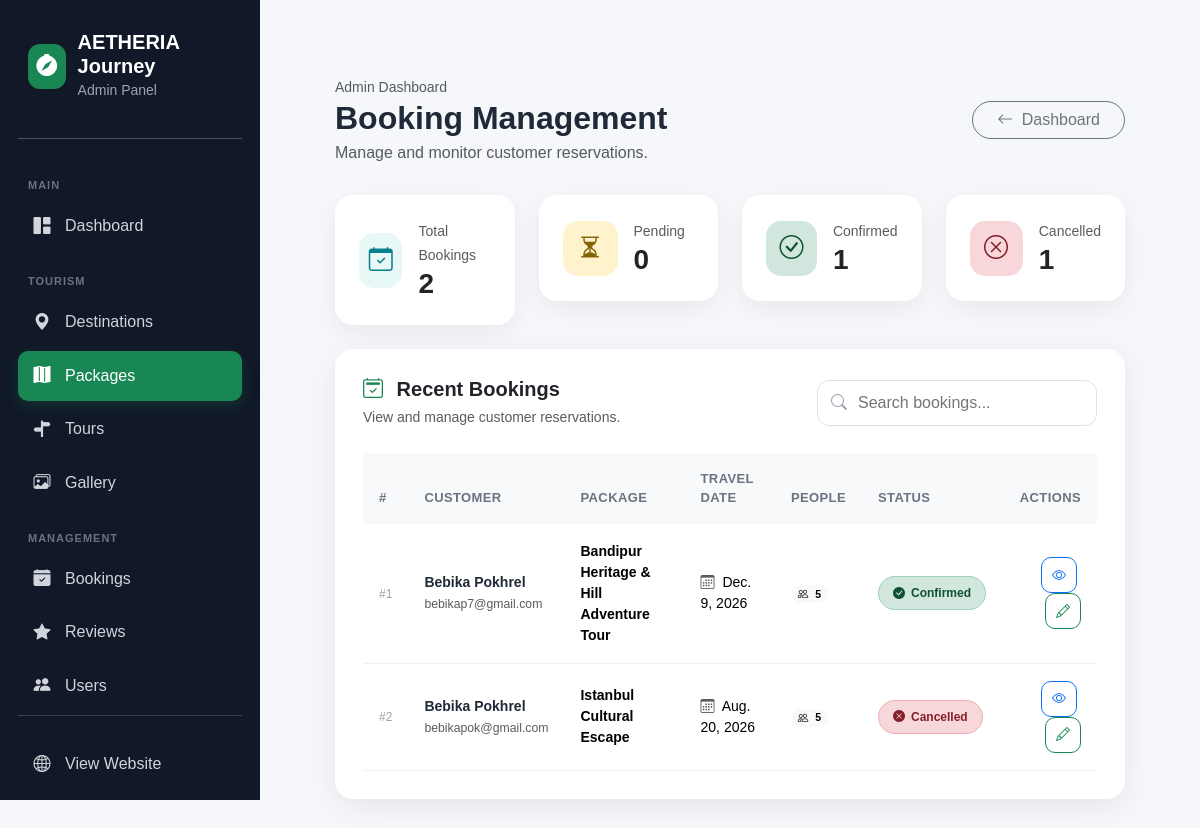
/adminpage/bookings/ (signed in), run on an earlier commit of the app's database.
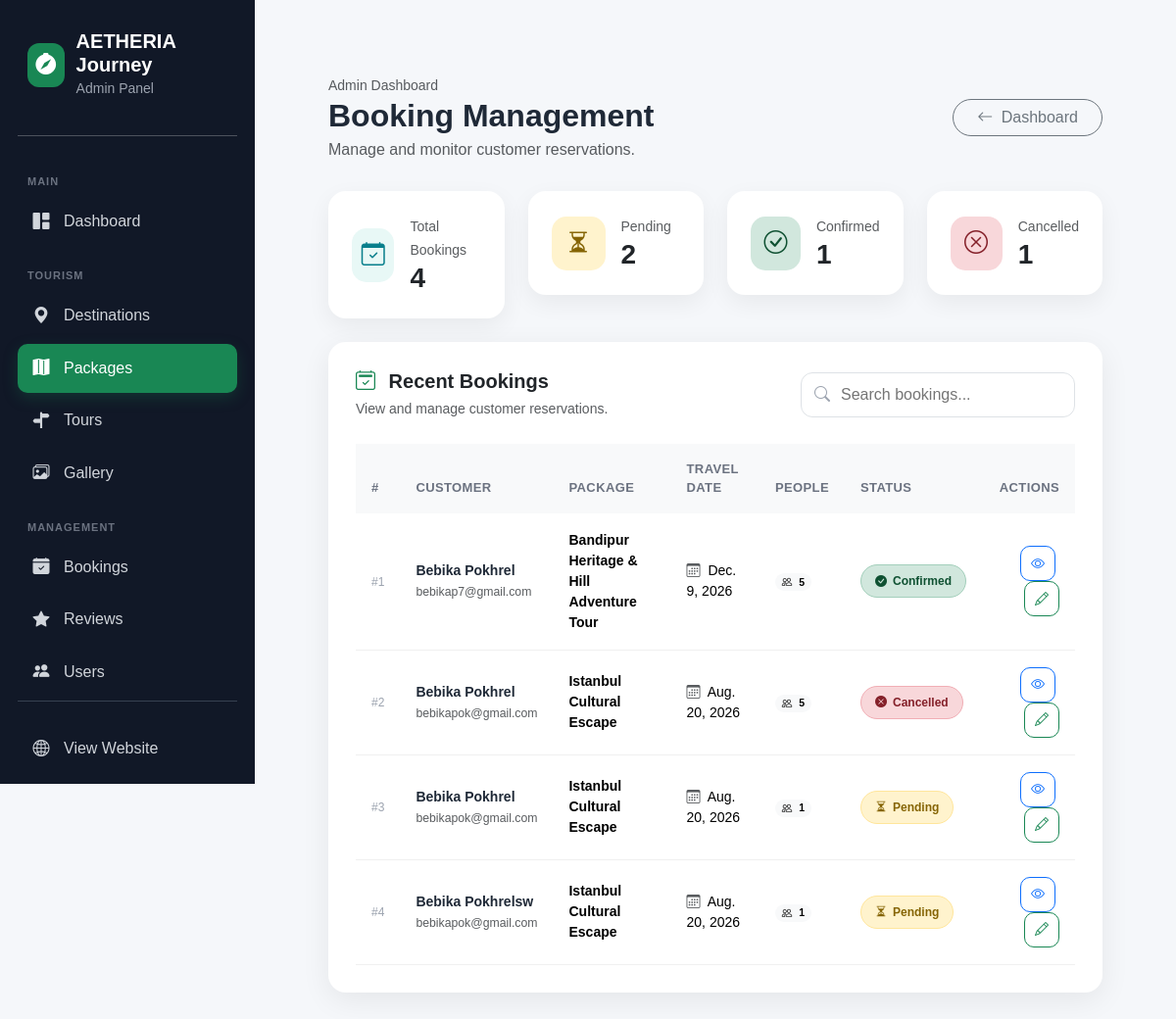
And on a later commit of the database.
### adminpage/models.py (models this page shows, shortened)
class Booking(models.Model):
    package = models.ForeignKey(
        Package,
        on_delete=models.CASCADE
    )
    full_name = models.CharField(
        max_length=150
    )
    email = models.EmailField()
    phone = models.CharField(
        max_length=30
    )
    number_of_people = models.PositiveIntegerField()
    travel_date = models.DateField()
    special_requests = models.TextField(
        blank=True,
        null=True
    )
    booked_at = models.DateTimeField(
        auto_now_add=True,
        blank=True,
        null=True
    )
    price = models.DecimalField(
        max_digits=10,
        decimal_places=2,
        blank=True,
        null=True
    )
    status = models.CharField(
        max_length=20,blank=True, null=True, default="pending"
    )

class Package(models.Model):
    title = models.CharField(max_length=230)
    destination= models.ForeignKey(Destination,on_delete=models.CASCADE)
    duration = models.CharField(max_length=30)
    difficulty = models.CharField(max_length=30)
    price = models.IntegerField()
    max_people = models.IntegerField()
    itinerary = CKEditor5Field("Itinerary", config_name="default", blank=True, null=True)
    includes = CKEditor5Field("Includes", config_name="default")
    excludes = CKEditor5Field("Excludes", config_name="default")
    featured_image = models.FileField(upload_to="packages/")
    def __str__(self):
       return self.title

### adminpage/views.py (the view)
# urls.py: path('bookings/', bookings, name='bookings'),
@staff_member_required(login_url="/adminpage/login/")
def bookings(request):
    bookings = Booking.objects.all()
    cancelled_count = Booking.objects.filter(
    status__iexact="Cancelled"
).count()
    pending_count = Booking.objects.filter(
    status__iexact="Pending"
).count()
    confirmed_count = Booking.objects.filter(
    status__iexact="Confirmed"
).count()
    context = {
        "bookings": bookings,
        "cancelled_count": cancelled_count,
        "pending_count": pending_count,
        "confirmed_count": confirmed_count
    }
    return render(
        request,
        "adminpage/booking.html",
        context
    )

### adminpage/templates/adminpage/booking.html (shortened to what the changed rows need)
{% extends "adminpage/base.html" %}
{% block content %}
<div class="main-content">
    <div class="page-header">
        <div class="d-flex justify-content-between align-items-center">
            <div>
                <h2 class="mb-1">
                    Booking Management
                </h2>
            </div>
        </div>
    </div>
    <div class="row g-4 mb-4">
        <div class="col-md-6 col-xl-3">
            <div class="card stat-card p-4">
                <div class="d-flex align-items-center">
                    <div>
                        <small class="text-muted">
                            Total Bookings
                        </small>
                        <h3 class="fw-bold mb-0">
                            {{ bookings|length }}
                        </h3>
                    </div>
                </div>
            </div>
        </div>
        <div class="col-md-6 col-xl-3">
            <div class="card stat-card p-4">
                <div class="d-flex align-items-center">
                    <div>
                        <small class="text-muted">
                            Pending
                        </small>
                        <h3 class="fw-bold mb-0">
                            {{ pending_count }}
                        </h3>
                    </div>
                </div>
            </div>
        </div>
    </div>
    <div class="card booking-card">
        <div class="card-body">
            <div class="table-responsive">
                <table class="table" id="bookingTable">
                    <thead>
                        <tr>
                            <th>
                                #
                            </th>
                            <th>
                                Customer
                            </th>
                            <th>
                                Package
                            </th>
                            <th>
                                Travel Date
                            </th>
                            <th>
                                People
                            </th>
                            <th>
                                Status
                            </th>
                            <th class="text-end">
                                Actions
                            </th>
                        </tr>
                    </thead>
                    <tbody>
                        {% for booking in bookings %}
                        <tr>
                            <td>
                                <span class="booking-id">
                                    #{{ booking.id }}
                                </span>
                            </td>
                            <td>
                                <div class="customer-name">
                                    {{ booking.full_name }}
                                </div>
                                {% if booking.email %}
                                <small class="text-muted">
                                    {{ booking.email }}
                                </small>
                                {% endif %}
                            </td>
                            <td>
                                <span class="fw-semibold">
                                    {{ booking.package }}
                                </span>
                            </td>
                            <td>
                                {% if booking.travel_date %}
                                    <i class="bi bi-calendar3 me-1 text-muted"></i>
                                    {{ booking.travel_date }}
                                {% else %}
                                    <span class="text-muted">
                                        —
                                    </span>
                                {% endif %}
                            </td>
                            <td>
                                <span class="badge rounded-pill text-bg-light">
                                    <i class="bi bi-people me-1"></i>
                                    {{ booking.number_of_people }}
                                </span>
                            </td>
                            <td>
                                {% if booking.status|lower == "pending" %}
                                    <span class="status status-pending">
                                        <i class="bi bi-hourglass-split"></i>
                                        Pending
                                    </span>
                                {% elif booking.status|lower == "confirmed" %}
                                    <span class="status status-confirmed">
                                        <i class="bi bi-check-circle-fill"></i>
                                        Confirmed
                                    </span>
                                {% elif booking.status|lower == "cancelled" %}
                                    <span class="status status-cancelled">
                                        <i class="bi bi-x-circle-fill"></i>
                                        Cancelled
                                    </span>
                                {% elif booking.status|lower == "completed" %}
                                    <span class="status status-completed">
                                        <i class="bi bi-check2-all"></i>
                                        Completed
                                    </span>
                                {% else %}
                                    <span class="status status-unknown">
                                        <i class="bi bi-question-circle"></i>
                                        {{ booking.status }}
                                    </span>
                                {% endif %}
                            </td>
                            <td class="text-end">
                                <a
                                    href="#"
                                    class="btn btn-sm btn-outline-primary action-btn me-1"
                                    title="View Booking"
                                >
                                    <i class="bi bi-eye"></i>
                                </a>
                                <a
                                    href="{% url 'booking_edit' booking.id %}"
                                    class="btn btn-sm btn-outline-success action-btn"
                                    title="Edit Booking"
                                >
                                    <i class="bi bi-pencil"></i>
                                </a>
                            </td>
                        </tr>
                        {% endfor %}
                    </tbody>
                </table>
            </div>
        </div>
    </div>
</div>
{% endblock %}

What changed in the data, as far as the page shows it:
added Booking: id "3", full_name "Bebika Pokhrel", email "bebikapok@gmail.com", package "Istanbul Cultural Escape", travel_date "Aug. 20, 2026", number_of_people "1", status "pending" (drawn)
added Booking: id "4", full_name "Bebika Pokhrelsw", email "bebikapok@gmail.com", package "Istanbul Cultural Escape", travel_date "Aug. 20, 2026", number_of_people "1", status "pending" (drawn)
Also different on the page:
{{ bookings|length }}: "2" → "4"
{{ pending_count }}: "0" → "2"
